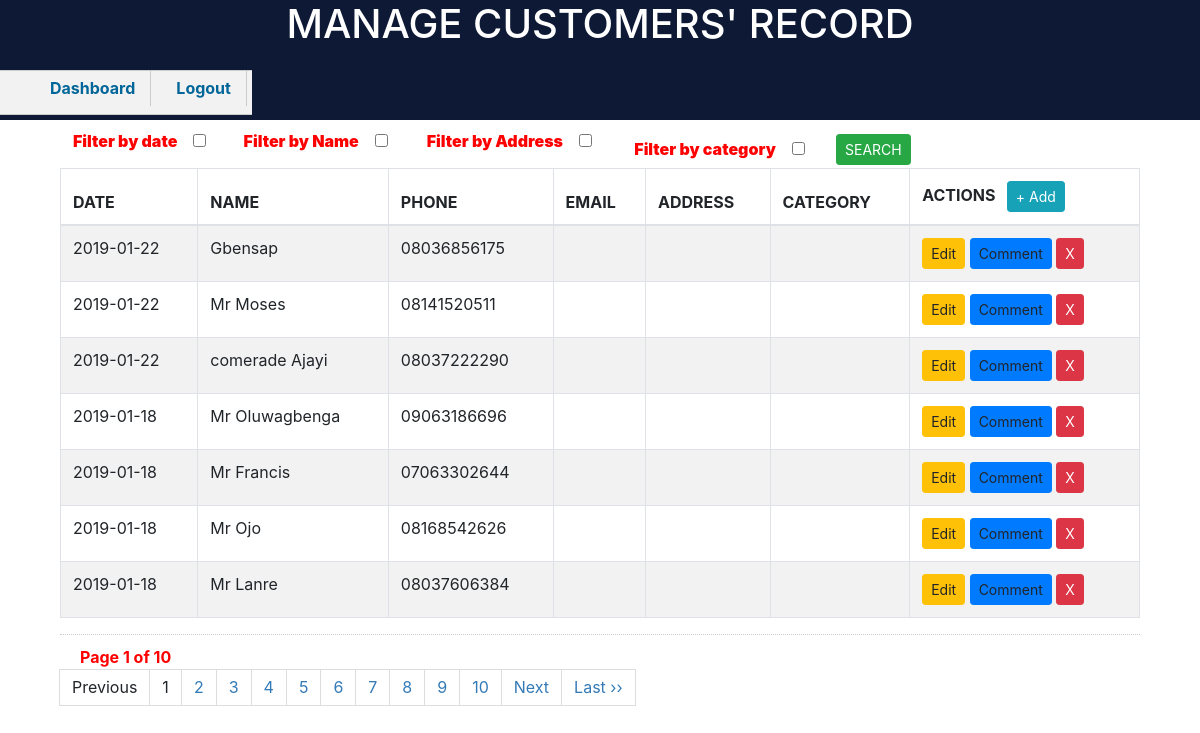
Page /custom.php (signed in) on the earlier database version.
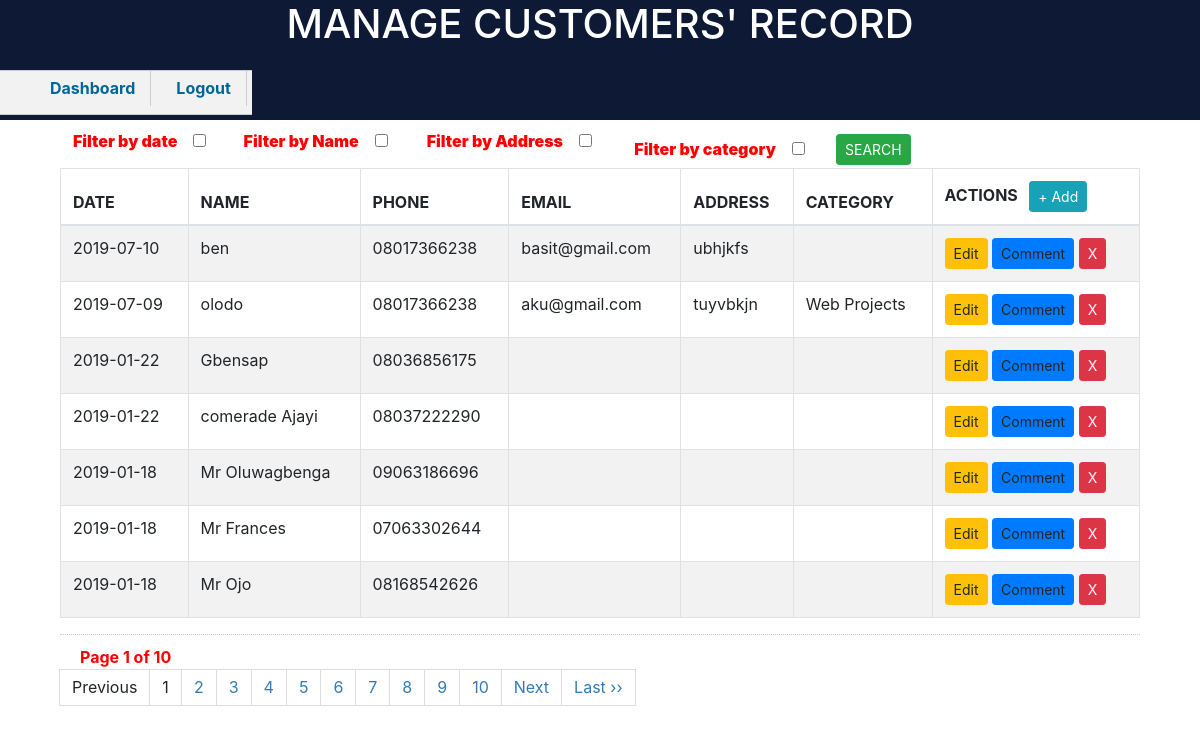
Same page on the later database version.
### tables this page shows
CREATE TABLE `customers` (
  `date` date NOT NULL,
  `id` int(20) NOT NULL,
  `name` varchar(1000) NOT NULL,
  `phone` varchar(200) NOT NULL,
  `email` varchar(100) NOT NULL,
  `address` varchar(10000) NOT NULL,
  `user` varchar(100) NOT NULL,
  `category` varchar(50) NOT NULL
);

### custom.php (the view, shortened to what this page needs)
  <?php
  include_once('records.php');
if(isset($_SESSION['user'])) {
  ?>
  <html>
  <head>
      <link href="css/bootstrap.css" rel="stylesheet"/>
      <link href="css/bootstrap.min.css" rel="stylesheet"/>
      <link href="css/bootstrap-grid.css" rel="stylesheet"/>
      <link href="css/bat.css" rel="stylesheet"/>
      <link href="css/moi.css" rel="stylesheet"/>
      <link href="css/bootstrap-grid.min.css" rel="stylesheet"/>
      <link href="css/style.css" rel="stylesheet"/>
  </head>
  <body>
  <div class=" row ab ">
      <div class="col-md-12" class="text-center">
          <h1>MANAGE CUSTOMERS' RECORD</h1>
      </div>
      <ul id="nalo">
          <li><a href="logout.php">Logout</a></li>
          <li><a href="home.php">Dashboard</a></li>
      </ul>
  </div>
  <div class="row">
      <div class="container">
          <div class="col-md-12 section">
              <table style="width: 80%; ">
                  <thead>
                  <tr>
                      <form>
                          <div id="form">
                              <th colspan="2">
                                  <div id="date" class="form-group">
                                      <b><span style="color: red; padding: 5px; margin: 7px;">Filter by date</span></b>
                                      <?php
                                      if (isset($_GET["date_from"]) && $_GET["date_from"] != "") {
                                          ?>
                                          <input type="checkbox" onclick="myFunction()" id="show" checked="checked"/>
                                          <?php
                                      } else {
                                          ?>
                                          <input type="checkbox" onclick="myFunction()" id="show"/>
                                          <?php
                                      }
                                      ?>
                                  </div>
                              </th>
                              <th colspan="1">
                                  <div id="items" class="form-group">
                                      <b><span style="color: red; padding: 5px; margin: 7px;">Filter by Name</span></b>
                                      <?php
                                      if (isset($_GET["name"]) && $_GET["name"] != "") {
                                          ?>
                                          <input type="checkbox" onclick="myFunctionb()" id="see" checked="checked"/>
                                          <?php
                                      } else {
                                       ?>
                                      <input type="checkbox" onclick="myFunctionb()" id="see" />
                                      <?php
                                      }
                            ?>
                        </div>
                    </th>
                    <th colspan="1"> <div id="costs" class="form-group">
                        <b><span style="color: red; padding: 5px; margin: 7px;">Filter by Address</span></b>
                            <?php
                            if(isset($_GET["address"]) && $_GET["address"]!="") {
                                ?>
                                <input type="checkbox" onclick="myFunctionc()" id="watch" checked="checked"/>
                                <?php
                            }
                            else {
                                ?>
                                <input type="checkbox" onclick="myFunctionc()" id="watch"/>
                                <?php
                            }
                            ?>
                        </div>
                    </th>
                    <th colspan="2"> <div>
                            <b><span style="color: red; padding: 5px; margin: 7px;">Filter by category</b></span>
                            <?php
                            if(isset($_GET["product_cat"]) && $_GET["product_cat"]!=""){
                                ?>
                                <input type="checkbox" onclick="myFunctiond()" id="watch_cat" checked="checked"/>
                                <?php
                            }else{
                                ?>
                                <input type="checkbox" onclick="myFunctiond()" id="watch_cat"/>
                                <?php
                            }
                            ?>
                        </div>
                    </th>
                    <th  colspan="1"><input class='btn btn-success btn-sm' type="submit" name="search" value="SEARCH"/></th>
                </div>
            </form>
        </tr>
    </thead>
</table>
     <?php
     if (isset($_GET['search'])) {  ?>
         <table class="table table-striped table-bordered" id="customers_table">
             <thead>
             <tr>
                 <th>DATE</th>
                 <th>NAME</th>
                 <th>PHONE</th>
                 <th>EMAIL</th>
                 <th>ADDRESS</th>
                 <th>CATEGORY</th>
                 <th>ACTIONS &nbsp; <button type='button' name='add' id='add' data-toggle='modal' data-target='#add_data_Modal' class='btn btn-info btn-sm'>+ Add</button></th>
             </tr>
             </thead>
             <tbody>
             <?php
             $recorded = new records();
             $new_recs = $recorded->get_customs($_GET);
             $page_no = $recorded->get_page_no();
             $total_pages = $recorded->get_total_pages();
             if(is_array($new_recs)){
                 $result = $new_recs;
                 $end_arr = end($result);
                 if( $end_arr != "") {
                     $product     = isset($end_arr["name"]) &&     $end_arr["name"] != "" ?        $end_arr["name"] :"";
                     $date_from   = isset($end_arr["date_from"]) &&    $end_arr["date_from"] != "" ?      $end_arr["date_from"] :"";
                     $date_to     = isset($end_arr["date_to"]) &&      $end_arr["date_to"] != "" ?         $end_arr["date_to"] :"";
                     $product_cat = isset($end_arr["address"]) &&  $end_arr["address"] != "" ?     $end_arr["address"] :"";
                     array_pop($result);
                 }
             }
             $page_total = 0;
             foreach($new_recs as $rows) {
                 if ($rows['id']) {
                     ?>
                     <tr>
                         <td><?php echo $rows['date'] ?></td>
                         <td><?php echo $rows['name'] ?></td>
                         <td><?php echo $rows['phone'] ?></td>
                         <td><?php echo $rows['email'] ?></td>
                         <td><?php echo $rows['address'] ?></td>
                         <td><?php echo $rows['category'] ?></td>
                         <td><input type="button" name="view" value="View" id="<?php echo $rows["id"]; ?>"
                                    class="view_data btn btn-default btn-sm"/>
                             <input type="button" name="edit" value="Edit" id="<?php echo $rows["id"]; ?>"
                                    class="btn btn-warning btn-sm edit_data"/>
                             <a onclick="window.open('each_comment.php?id=<?= $rows['id'] ?>','', 'width=700px, height=300px')"
                                class="btn btn-primary btn-sm text-centre">Comment</a>
                             <input type="button" name="delete" value="X" id="<?php echo $rows["id"]; ?>"
                                    class="btn btn-danger btn-sm delete_data"/></td>
                     </tr>
                 <?php }
             }
             mysqli_close($connect);
             ?>
             </tbody>
         </table>
         <?php
         $h = "custom.php?date_from=&date_to=&products=&product_cat=Web+Projects&search=SEARCH";
         $url = "custom.php?date_from=".$_GET['date_from']."&date_to=".$_GET['date_to']."&products=".$_GET['products']."&product_cat=".$_GET['product_cat']."&search=".$_GET['search'];
         $second_last = $total_pages - 1;
         $urll = $url;
         ?>
         <ul class="pagination">
             <li><a href="<?php echo $urll."&page_no=" . 1;?>">First</a></li>
             <li class="<?php if($page_no <= 1){ echo 'disabled'; } ?>">
                 <a href="<?php if($page_no <= 1){ echo '#'; } else { echo $urll."&page_no=".($page_no - 1); } ?>">Prev</a>
             </li>
             <li class="<?php if($page_no >= $total_pages){ echo 'disabled'; } ?>">
                 <a href="<?php if($page_no >= $total_pages){ echo '#'; } else { echo $urll."&page_no=".($page_no + 1);} ?>">Next</a>
             </li>
             <li><a href="<?php echo $urll . '&page_no='. $total_pages; ?>">Last</a></li>
         </ul>
         <div style='padding: 10px 20px 0px; border-top: dotted 1px #CCC;'>
             <strong><span style="color: red;">Page <?php echo $page_no." of ".$total_pages; ?></span></strong>
         </div>
         <ul class="pagination">
             <li><a href="<?php echo $urll."&page_no=" . 1;?>">First</a></li>
             <li class="<?php if($page_no <= 1){ echo 'disabled'; } ?>">
                 <a href="<?php if($page_no <= 1){ echo '#'; } else { echo $urll."&page_no=".($page_no - 1); } ?>">Prev</a>
             </li>
             <?php
             if ($total_pages <= 10){
                 for ($counter = 1; $counter <= $total_pages; $counter++){
                     if ($counter == $page_no) {
                         echo "<li class='active'><a>$counter</a></li>";
                     }else{
                         echo "<li><a href=" . $urll . "&page_no=" . $counter . ">$counter</a></li>";
                     }
                 }
             }
             elseif($total_pages > 10){
                 if($page_no <= 4) {
                     for ($counter = 1; $counter < 8; $counter++){
                         if ($counter == $page_no) {
                             echo "<li class='active'><a>$counter</a></li>";
                         }else{
                             echo "<li><a href=" . $urll . "&page_no=" . $counter . ">$counter</a></li>";
                         }
                     }
                     echo "<li><a>...</a></li>";
                     echo "<li><a href=" . $urll . "&page_no=" . $second_last . ">$second_last</a></li>";
                     echo "<li><a href=" . $urll . "&page_no=" . $total_pages . ">$total_pages</a></li>";
                 }
                 elseif($page_no > 4 && $page_no < $total_pages - 4) {
                     $adjacents = 2;
                     echo "<li><a href=" . $urll . "&page_no=" . 1 . ">1</a></li>";
                     echo "<li><a href=" . $urll . "&page_no=" . 2 . ">2</a></li>";
                     echo "<li><a>...</a></li>";
                     for ($counter = $page_no - $adjacents; $counter <= $page_no + $adjacents; $counter++) {
                         if ($counter == $page_no) {
                             echo "<li class='active'><a>$counter</a></li>";
                         }else{
                             echo "<li><a href=" . $urll . "&page_no=" . $counter . ">$counter</a></li>";
                         }
                     }
                     echo "<li><a>...</a></li>";
                     echo "<li><a href=" . $urll . "&page_no=" . $second_last . ">$second_last</a></li>";
                     echo "<li><a href='?page_no=$total_pages'>$total_pages</a></li>";
                 }
                 else {
                     echo "<li><a href=" . $urll . "&page_no=" . 1 . ">1</a></li>";
                     echo "<li><a href=" . $urll . "&page_no=" . 2 . ">2</a></li>";
                     echo "<li><a>...</a></li>";
                     for ($counter = $total_pages - 6; $counter <= $total_pages; $counter++) {
                         if ($counter == $page_no) {
                             echo "<li class='active'><a>$counter</a></li>";
                         }else{
                             echo "<li><a href=" . $urll . "&page_no=" . $counter . ">$counter</a></li>";
                         }
                     }
                 }
             }
             ?>
         </ul>
         <!--<ul class="pagination">
    <li <?php// if($page_no <= 1){ echo "class='disabled'"; } ?>>
	<a <?php  ?>>Previous</a>
	</li>-->
         <!-- <li <?php  ?>>
	<a <?php  ?>>Next</a>
	</li> -->
     <?php   } else { ?>
    <table class="table table-striped table-bordered" id="customers_table">
    <thead>
    <tr>
        <th>DATE</th>
        <th>NAME</th>
        <th>PHONE</th>
        <th>EMAIL</th>
        <th>ADDRESS</th>
        <th>CATEGORY</th>
        <th>ACTIONS &nbsp; <button type='button' name='add' id='add' data-toggle='modal' data-target='#add_data_Modal' class='btn btn-info btn-sm'>+ Add</button></th>
    </tr>
    </thead>
     <tbody>
 <?php
if (isset($_GET['page_no']) && $_GET['page_no']!="") {
	$page_no = $_GET['page_no'];
	} else {
		$page_no = 1;
        }
	$total_records_per_page = 7;
    $offset = ($page_no-1) * $total_records_per_page;
	$previous_page = $page_no - 1;
	$next_page = $page_no + 1;
	$result_count = mysqli_query($connect,"SELECT COUNT(*) As total_records FROM `customers` ORDER BY id DESC");
	$total_records = mysqli_fetch_array($result_count);
	$total_records = $total_records['total_records'];
    $total_no_of_pages = ceil($total_records / $total_records_per_page);
    $result = mysqli_query($connect,"SELECT * FROM `customers` ORDER BY id DESC LIMIT $offset, $total_records_per_page ");
    while($row = mysqli_fetch_array($result)){ ?>
    <tr>
            <td><?php echo $row['date']?></td>
            <td><?php echo $row['name']?></td>
            <td><?php echo $row['phone'] ?></td>
            <td><?php echo $row['email'] ?></td>
            <td><?php echo $row['address'] ?></td>
            <td><?php echo $row['category'] ?></td>
            <td><input type="button" name="edit" value="Edit" id="<?php echo $row["id"]; ?>" class="btn btn-warning btn-sm edit_data" />
         <a onclick="window.open('custom_comment.php?id=<?=$row['id']?>','', 'width=700px, height=300px')" class="btn btn-primary btn-sm text-centre">Comment</a>
        <input type="button" name="delete" value="X" id="<?php echo $row["id"]; ?>" class="btn btn-danger btn-sm delete_data" /></td>
        </tr>
    <?php
        }
 ?>
     </tbody>
    </table>
<div style='padding: 10px 20px 0px; border-top: dotted 1px #CCC;'>
<strong><span style="color: red;">Page <?php echo $page_no." of ".$total_no_of_pages; ?></span></strong>
</div>
<ul class="pagination">
	<li <?php if($page_no <= 1){ echo "class='disabled'"; } ?>>
	<a <?php if($page_no > 1){ echo "href='?page_no=$previous_page'"; } ?>>Previous</a>
	</li>
    <?php
	if ($total_no_of_pages <= 10){
		for ($counter = 1; $counter <= $total_no_of_pages; $counter++){
			if ($counter == $page_no) {
		   echo "<li class='active'><a>$counter</a></li>";
				}else{
           echo "<li><a href='?page_no=$counter'>$counter</a></li>";
				}
        }
	}
?>
	<li <?php if($page_no >= $total_no_of_pages){ echo "class='disabled'"; } ?>>
	<a <?php if($page_no < $total_no_of_pages) { echo "href='?page_no=$next_page'"; } ?>>Next</a>
	</li>
    <?php if($page_no < $total_no_of_pages){
		echo "<li><a href='?page_no=$total_no_of_pages'>Last &rsaquo;&rsaquo;</a></li>";
		} ?>
</ul>
</div>
</div>
</div>
<?php
}
?>
 <?php } ?>
</body>
</html>

### css/bat.css (style rules this page uses)
.pagination>li>a, .pagination>li>span { position: relative; float: left; padding: 6px 12px; margin-left: -1px; line-height: 1.42857143; color: #337ab7; text-decoration: none; background-color: #fff; border: 1px solid #ddd; }
a { color: #337ab7; text-decoration: none; }
a { background-color: transparent; }
* { -webkit-box-sizing: border-box; -moz-box-sizing: border-box; box-sizing: border-box; }

### css/moi.css (style rules this page uses)
.section { margin-top: 10px; }
.ab { background-color:#0e1a35; color:white; height: 120px; text-align: center; }
#nalo { float: right; margin: 5px; list-style-type: none; background-color: #f2f2f2; border-bottom: 1px solid #ccc; border-top: 1px solid #ccc; }
#nalo li { list-style-type: none; float: right; margin: 5px; }
#nalo li a { padding: 8px 15px; text-decoration: none; font-weight: bold; color: #069; border-right: 1px solid #ccc; }

Differences in the rows shown:
removed customers: date "2019-01-22", name "Mr Moses", phone "08141520511"
no longer on this page (row edited): customers: date "2019-01-18", name "Mr Lanre", phone "08037606384"
added customers: date "2019-07-10", name "ben", phone "08017366238", email "basit@gmail.com", address "ubhjkfs"
added customers: date "2019-07-09", name "olodo", phone "08017366238", email "aku@gmail.com", address "tuyvbkjn", category "Web Projects"
changed customers: name "Mr Francis" → "Mr Frances"
